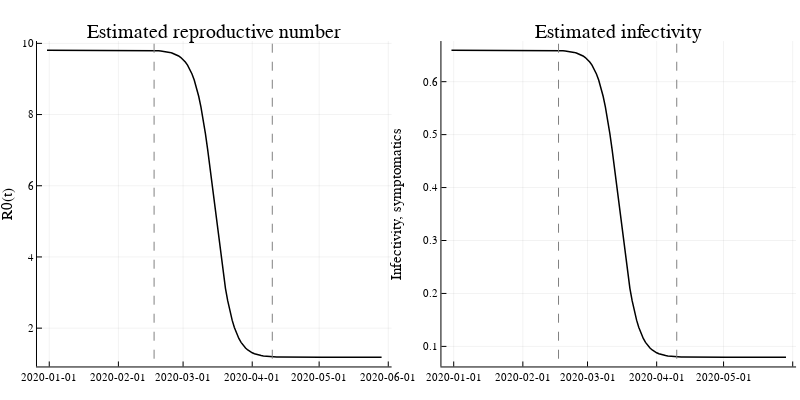

The code cell stored with this chart in its notebook:
### Code cell
## Look at the estimated infectivity and basic reproductive number
## 1 jan, 1 feb  osv
dayatyear_march_april = [1, 32, 61, 61 + 31, 61 + 31 + 30, 61 + 31 + 30 + 31];
NameDateMarchApril = dayToDate.(dayatyear_march_april);
# par(mfrow = c(1,2), mar = c(6.1, 4.1, 6.1, 5.1)) # Not translated
plot(dayToDate.(0:150),
    Basic_repr.(0:150, Opt_par..., gammaD),
    ylabel = "R0(t)",
    title  = "Estimated reproductive number",
    label = "R0",
    legend = false,
    line = (1.5, :black)
    );
p1 = vline!([Datum[1], Datum[end]], line = (:dash, :gray))

plot(dayToDate.(0:150),
    beta_decrease.(0:150, Opt_par...),#type="l", ylab="Infectivity",lwd=2, 
    title = "Estimated infectivity",
    ylabel = "Infectivity, symptomatics",
    label = "Beta(t)",
    legend = false,
    line = (1.5, :black)
)
p2 = vline!([Datum[1], Datum[end]], line = (:dash, :gray));
plot(p1, p2, size = (800,400))

### Figure 1 — Plotly figure (JSON) as saved in the notebook; plotly's stock layout.template omitted (floating-point values rounded to 4 significant figures; data arrays with more than 128 entries replaced by an {"elided": "..."} marker saying what was removed)
{"data": [{"colorbar": {"title": ""}, "legendgroup": "R0", "line": {"color": "rgba(0, 0, 0, 1.000)", "dash": "solid", "shape": "linear", "width": 1.5}, "mode": "lines", "name": "R0", "showlegend": true, "type": "scatter", "x": {"elided": "151 int values"}, "xaxis": "x1", "y": {"elided": "151 float values"}, "yaxis": "y1", "zmax": null, "zmin": null}, {"colorbar": {"title": ""}, "legendgroup": "y2", "line": {"color": "rgba(128, 128, 128, 1.000)", "dash": "dash", "shape": "linear", "width": 1}, "mode": "lines", "name": "y2", "showlegend": true, "type": "scatter", "x": [737472, 737472], "xaxis": "x1", "y": [-913.2, 924.2], "yaxis": "y1", "zmax": null, "zmin": null}, {"colorbar": {"title": ""}, "legendgroup": "y2", "line": {"color": "rgba(128, 128, 128, 1.000)", "dash": "dash", "shape": "linear", "width": 1}, "mode": "lines", "name": "y2", "showlegend": false, "type": "scatter", "x": [737525, 737525], "xaxis": "x1", "y": [-913.2, 924.2], "yaxis": "y1", "zmax": null, "zmin": null}, {"colorbar": {"title": ""}, "legendgroup": "Beta(t)", "line": {"color": "rgba(0, 0, 0, 1.000)", "dash": "solid", "shape": "linear", "width": 1.5}, "mode": "lines", "name": "Beta(t)", "showlegend": true, "type": "scatter", "x": {"elided": "151 int values"}, "xaxis": "x2", "y": {"elided": "151 float values"}, "yaxis": "y2", "zmax": null, "zmin": null}, {"colorbar": {"title": ""}, "legendgroup": "y2", "line": {"color": "rgba(128, 128, 128, 1.000)", "dash": "dash", "shape": "linear", "width": 1}, "mode": "lines", "name": "y2", "showlegend": true, "type": "scatter", "x": [737472, 737472], "xaxis": "x2", "y": [-61.4, 62.14], "yaxis": "y2", "zmax": null, "zmin": null}, {"colorbar": {"title": ""}, "legendgroup": "y2", "line": {"color": "rgba(128, 128, 128, 1.000)", "dash": "dash", "shape": "linear", "width": 1}, "mode": "lines", "name": "y2", "showlegend": false, "type": "scatter", "x": [737525, 737525], "xaxis": "x2", "y": [-61.4, 62.14], "yaxis": "y2", "zmax": null, "zmin": null}], "layout": {"annotations": [{"font": {"color": "rgba(0, 0, 0, 1.000)", "family": "sans-serif", "size": 20}, "rotation": 0, "showarrow": false, "text": "Estimated reproductive number", "x": 0.2679, "xanchor": "center", "xref": "paper", "y": 1, "yanchor": "top", "yref": "paper"}, {"font": {"color": "rgba(0, 0, 0, 1.000)", "family": "sans-serif", "size": 20}, "rotation": 0, "showarrow": false, "text": "Estimated infectivity", "x": 0.7734, "xanchor": "center", "xref": "paper", "y": 1, "yanchor": "top", "yref": "paper"}], "height": 400, "margin": {"b": 20, "l": 0, "r": 0, "t": 20}, "paper_bgcolor": "rgba(255, 255, 255, 1.000)", "plot_bgcolor": "rgba(255, 255, 255, 1.000)", "showlegend": false, "width": 800, "xaxis1": {"anchor": "y1", "domain": [0.04624, 0.4895], "gridcolor": "rgba(0, 0, 0, 0.100)", "gridwidth": 0.5, "linecolor": "rgba(0, 0, 0, 1.000)", "mirror": false, "range": [737400.0, 737600.0], "showgrid": true, "showline": true, "showticklabels": true, "tickangle": 0, "tickcolor": "rgb(0, 0, 0)", "tickfont": {"color": "rgba(0, 0, 0, 1.000)", "family": "sans-serif", "size": 11}, "tickmode": "array", "ticks": "inside", "ticktext": ["2020-01-01", "2020-02-01", "2020-03-01", "2020-04-01", "2020-05-01", "2020-06-01"], "tickvals": [737425, 737456, 737485, 737516, 737546, 737577], "title": "", "titlefont": {"color": "rgba(0, 0, 0, 1.000)", "family": "sans-serif", "size": 15}, "type": "-", "visible": true, "zeroline": false, "zerolinecolor": "rgba(0, 0, 0, 1.000)"}, "xaxis2": {"anchor": "y2", "domain": [0.5518, 0.9951], "gridcolor": "rgba(0, 0, 0, 0.100)", "gridwidth": 0.5, "linecolor": "rgba(0, 0, 0, 1.000)", "mirror": false, "range": [737400.0, 737600.0], "showgrid": true, "showline": true, "showticklabels": true, "tickangle": 0, "tickcolor": "rgb(0, 0, 0)", "tickfont": {"color": "rgba(0, 0, 0, 1.000)", "family": "sans-serif", "size": 11}, "tickmode": "array", "ticks": "inside", "ticktext": ["2020-01-01", "2020-02-01", "2020-03-01", "2020-04-01", "2020-05-01", "2020-06-01"], "tickvals": [737425, 737456, 737485, 737516, 737546, 737577], "title": "", "titlefont": {"color": "rgba(0, 0, 0, 1.000)", "family": "sans-serif", "size": 15}, "type": "-", "visible": true, "zeroline": false, "zerolinecolor": "rgba(0, 0, 0, 1.000)"}, "yaxis1": {"anchor": "x1", "domain": [0.03762, 0.9415], "gridcolor": "rgba(0, 0, 0, 0.100)", "gridwidth": 0.5, "linecolor": "rgba(0, 0, 0, 1.000)", "mirror": false, "range": [0.9236, 10.07], "showgrid": true, "showline": true, "showticklabels": true, "tickangle": 0, "tickcolor": "rgb(0, 0, 0)", "tickfont": {"color": "rgba(0, 0, 0, 1.000)", "family": "sans-serif", "size": 11}, "tickmode": "array", "ticks": "inside", "ticktext": ["2", "4", "6", "8", "10"], "tickvals": [2, 4, 6, 8, 10], "title": "R0(t)", "titlefont": {"color": "rgba(0, 0, 0, 1.000)", "family": "sans-serif", "size": 15}, "type": "-", "visible": true, "zeroline": false, "zerolinecolor": "rgba(0, 0, 0, 1.000)"}, "yaxis2": {"anchor": "x2", "domain": [0.03762, 0.9415], "gridcolor": "rgba(0, 0, 0, 0.100)", "gridwidth": 0.5, "linecolor": "rgba(0, 0, 0, 1.000)", "mirror": false, "range": [0.0621, 0.6767], "showgrid": true, "showline": true, "showticklabels": true, "tickangle": 0, "tickcolor": "rgb(0, 0, 0)", "tickfont": {"color": "rgba(0, 0, 0, 1.000)", "family": "sans-serif", "size": 11}, "tickmode": "array", "ticks": "inside", "ticktext": ["0.1", "0.2", "0.3", "0.4", "0.5", "0.6"], "tickvals": [0.1, 0.2, 0.3, 0.4, 0.5, 0.6], "title": "Infectivity, symptomatics", "titlefont": {"color": "rgba(0, 0, 0, 1.000)", "family": "sans-serif", "size": 15}, "type": "-", "visible": true, "zeroline": false, "zerolinecolor": "rgba(0, 0, 0, 1.000)"}}}
